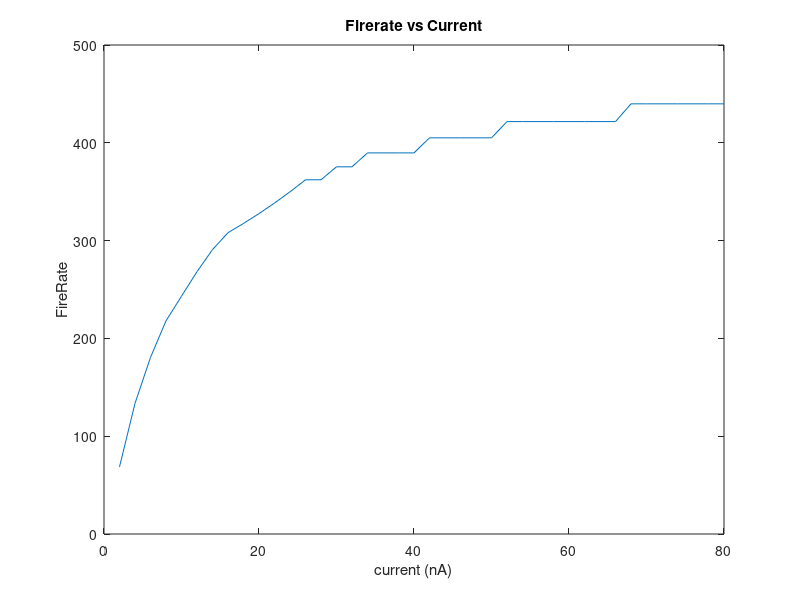

The MATLAB source for this figure:
clear
%Constants
G_L = 0.05;
V_L = -65;

V_spk = -45;
V_r = -65;
tau_arp = 2;

fireRate = [];
fireRateIndex = 1;
currentValues = 0:2:80;
%Simulation Settings
dt = 0.1;
t_max = 200;

%Initial Conditions
tic
for c = 0:2:80
    dtSpike = [];
    spikeIndex = 1;
    
    V(1) = V_L;
    I_e(1) = c;

    dt_tau = 0;
    for t = 1:t_max / dt

        dVdt = (-G_L * (V(t) - V_L)) + I_e(t);

        if t < dt_tau
            V(t + 1) = V(t);
            I_e(t + 1) = I_e(t);
            continue;
        end

        if V(t) > V_spk
            V(t + 1) = V_r;
            dt_tau = t + (tau_arp / dt);

            dtSpike(spikeIndex) = (t * dt) * (1/1000);
            spikeIndex = spikeIndex + 1;
        else
            V(t + 1) = V(t) + (dVdt * dt);
        end
        I_e(t + 1) = I_e(t);    
    end

    sum = 0;
    for i = 1:(length(dtSpike) - 1)
        sum = sum + (dtSpike(i + 1) - dtSpike(i));
    end
    
    fireRate(fireRateIndex) = 1 / (sum / length(dtSpike));
    fireRateIndex = fireRateIndex + 1;
end
toc

plot(currentValues, fireRate);
title('Firerate vs Current');
xlabel('current (nA)');
ylabel('FireRate');


